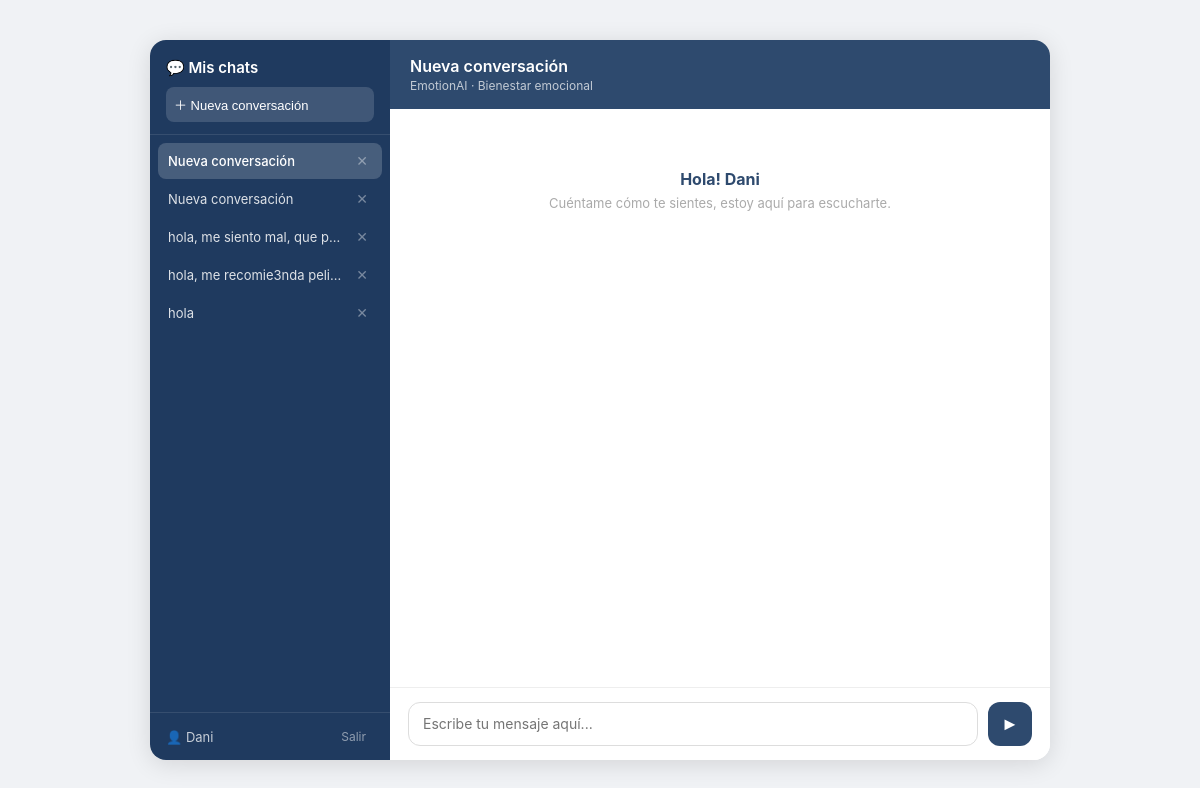
Page /chat/ (signed in) on the committed database.
### chat/models.py (models this page shows, shortened)
class Conversacion(models.Model):
    usuario = models.ForeignKey(
        User,
        on_delete=models.CASCADE,
        related_name='conversaciones'
    )
    titulo = models.CharField(max_length=200, default='Nueva conversación')
    fecha_inicio = models.DateTimeField(auto_now_add=True)
    fecha_ultimo_mensaje = models.DateTimeField(auto_now=True)
    class Meta:
        ordering = ['-fecha_ultimo_mensaje']
        db_table = 'chat_conversacion'

### analisis/views.py (the view)
# urls.py: path('chat/', chat_page, name='chat'),
@login_required
def chat_page(request):
    conversacion = Conversacion.objects.filter(
        usuario=request.user
    ).first()
    if not conversacion:
        conversacion = Conversacion.objects.create(
            usuario=request.user,
            titulo='Nueva conversación'
        )
    conversaciones = Conversacion.objects.filter(usuario=request.user)
    mensajes = conversacion.mensajes.all()
    return render(request, 'chat.html', {
        'conversacion': conversacion,
        'conversaciones': conversaciones,
        'mensajes': mensajes,
    })

### templates/chat.html (shortened to what this page needs)
<!DOCTYPE html>
<html lang="es">
<head>
</head>
<body>
<div class="app">
  <div class="sidebar">
    <div class="sidebar-header">
      <h2>💬 Mis chats</h2>
      <button class="btn-nuevo" onclick="nuevaConversacion()">
        ＋ Nueva conversación
      </button>
    </div>
    <div class="conv-lista" id="conv-lista">
      {% for conv in conversaciones %}
        <div class="conv-item {% if conv.id == conversacion.id %}activa{% endif %}"
             id="conv-{{ conv.id }}"
             onclick="cargarConversacion({{ conv.id }})">
          <span class="conv-titulo" title="{{ conv.titulo }}">{{ conv.titulo }}</span>
          <button class="btn-eliminar-conv"
                  onclick="event.stopPropagation(); eliminarConversacion({{ conv.id }})"
                  title="Eliminar conversación">✕</button>
        </div>
      {% empty %}
        <p style="color:rgba(255,255,255,0.4); font-size:12px; padding:12px;">
          No hay conversaciones aún.
        </p>
      {% endfor %}
    </div>
    <div class="sidebar-footer">
      <div class="user-info">
        <span class="user-name">👤 {{ request.user.username }}</span>
        <a href="/logout/" class="btn-logout">Salir</a>
      </div>
    </div>
  </div>
  <div class="chat-area">
    <div class="chat-header">
      <h1 id="titulo-chat">{{ conversacion.titulo }}</h1>
      <p>EmotionAI · Bienestar emocional</p>
    </div>
    <div class="chat-messages" id="chat-messages">
      {% if mensajes %}
        {% for mensaje in mensajes %}
          <div class="mensaje usuario" id="msg-{{ mensaje.id }}">
            <div class="mensaje-label">
              Tú
              <button class="btn-eliminar-msg"
                      onclick="eliminarMensaje({{ mensaje.id }})"
                      title="Eliminar mensaje">🗑</button>
            </div>
            <div class="burbuja">{{ mensaje.texto }}</div>
            {% if mensaje.emocion_detectada %}
              <div class="emocion-tag emocion-{{ mensaje.emocion_detectada }}">
                {{ mensaje.emocion_detectada }}
              </div>
            {% endif %}
          </div>
          {% if mensaje.respuesta_ia %}
            <div class="mensaje ia">
              <div class="mensaje-label">IA</div>
              <div class="burbuja">{{ mensaje.respuesta_ia }}</div>
            </div>
          {% endif %}
        {% endfor %}
      {% else %}
        <div class="bienvenida" id="bienvenida">
          <strong>Hola! {{ request.user.username }} </strong>
          Cuéntame cómo te sientes, estoy aquí para escucharte.
        </div>
      {% endif %}
    </div>
    <div class="chat-input-area">
      <textarea
        id="input-texto"
        placeholder="Escribe tu mensaje aquí..."
        rows="1"
      ></textarea>
      <button class="send-btn" id="btn-enviar" title="Enviar">&#9658;</button>
    </div>
  </div>
</div>
</body>
</html>

### templates/chat.html (style rules this page uses)
* { box-sizing: border-box; margin: 0; padding: 0; }
body { font-family: -apple-system, BlinkMacSystemFont, 'Segoe UI', sans-serif; background: #f0f2f5; display: flex; justify-content: center; align-items: center; min-height: 100vh; padding: 20px; }
.app { width: 100%; max-width: 900px; height: 90vh; display: flex; border-radius: 16px; box-shadow: 0 4px 24px rgba(0,0,0,0.12); overflow: hidden; background: white; }
.sidebar { width: 240px; background: #1F3A5F; display: flex; flex-direction: column; flex-shrink: 0; }
.sidebar-header { padding: 18px 16px 12px; border-bottom: 1px solid rgba(255,255,255,0.1); }
.sidebar-header h2 { color: white; font-size: 15px; font-weight: 600; margin-bottom: 10px; }
.btn-nuevo { width: 100%; padding: 8px; background: rgba(255,255,255,0.15); color: white; border: none; border-radius: 8px; font-size: 13px; cursor: pointer; transition: background 0.2s; text-align: left; display: flex; align-items: center; gap: 6px; }
.conv-lista { flex: 1; overflow-y: auto; padding: 8px; }
.conv-item { display: flex; align-items: center; justify-content: space-between; padding: 8px 10px; border-radius: 8px; cursor: pointer; transition: background 0.2s; margin-bottom: 2px; gap: 6px; }
.conv-item.activa { background: rgba(255,255,255,0.18); }
.conv-titulo { color: rgba(255,255,255,0.85); font-size: 13px; flex: 1; white-space: nowrap; overflow: hidden; text-overflow: ellipsis; }
.conv-item.activa .conv-titulo { color: white; font-weight: 500; }
.btn-eliminar-conv { background: none; border: none; color: rgba(255,255,255,0.4); cursor: pointer; font-size: 14px; padding: 2px 4px; border-radius: 4px; flex-shrink: 0; transition: color 0.2s; }
.sidebar-footer { padding: 12px 16px; border-top: 1px solid rgba(255,255,255,0.1); }
.user-info { display: flex; align-items: center; justify-content: space-between; }
.user-name { color: rgba(255,255,255,0.75); font-size: 13px; }
.btn-logout { color: rgba(255,255,255,0.5); text-decoration: none; font-size: 12px; padding: 4px 8px; border-radius: 6px; transition: all 0.2s; }
.chat-area { flex: 1; display: flex; flex-direction: column; overflow: hidden; }
.chat-header { background: #2E4A6E; color: white; padding: 16px 20px; flex-shrink: 0; }
.chat-header h1 { font-size: 16px; font-weight: 600; margin-bottom: 2px; }
.chat-header p { font-size: 12px; opacity: 0.7; }
.chat-messages { flex: 1; overflow-y: auto; padding: 20px; display: flex; flex-direction: column; gap: 12px; }
.chat-input-area { padding: 14px 18px; border-top: 1px solid #eee; display: flex; gap: 10px; align-items: flex-end; flex-shrink: 0; background: white; }
textarea { flex: 1; border: 1.5px solid #ddd; border-radius: 12px; padding: 10px 14px; font-size: 14px; font-family: inherit; resize: none; outline: none; max-height: 120px; min-height: 44px; line-height: 1.5; transition: border-color 0.2s; }
button.send-btn { background: #2E4A6E; color: white; border: none; border-radius: 12px; width: 44px; height: 44px; cursor: pointer; font-size: 18px; display: flex; align-items: center; justify-content: center; flex-shrink: 0; transition: background 0.2s, opacity 0.2s; }
.bienvenida { text-align: center; color: #aaa; font-size: 13px; padding: 40px 20px; }
.bienvenida strong { color: #2E4A6E; display: block; font-size: 16px; margin-bottom: 6px; }

### rows in the picture
Conversacion: titulo "Nueva conversación"
Conversacion: titulo "Nueva conversación"
Conversacion: titulo "hola, me siento mal, que p…"
Conversacion: titulo "hola, me recomie3nda peli…"
Conversacion: titulo "hola"

### other values in the picture
{{ request.user.username }} "Dani"
